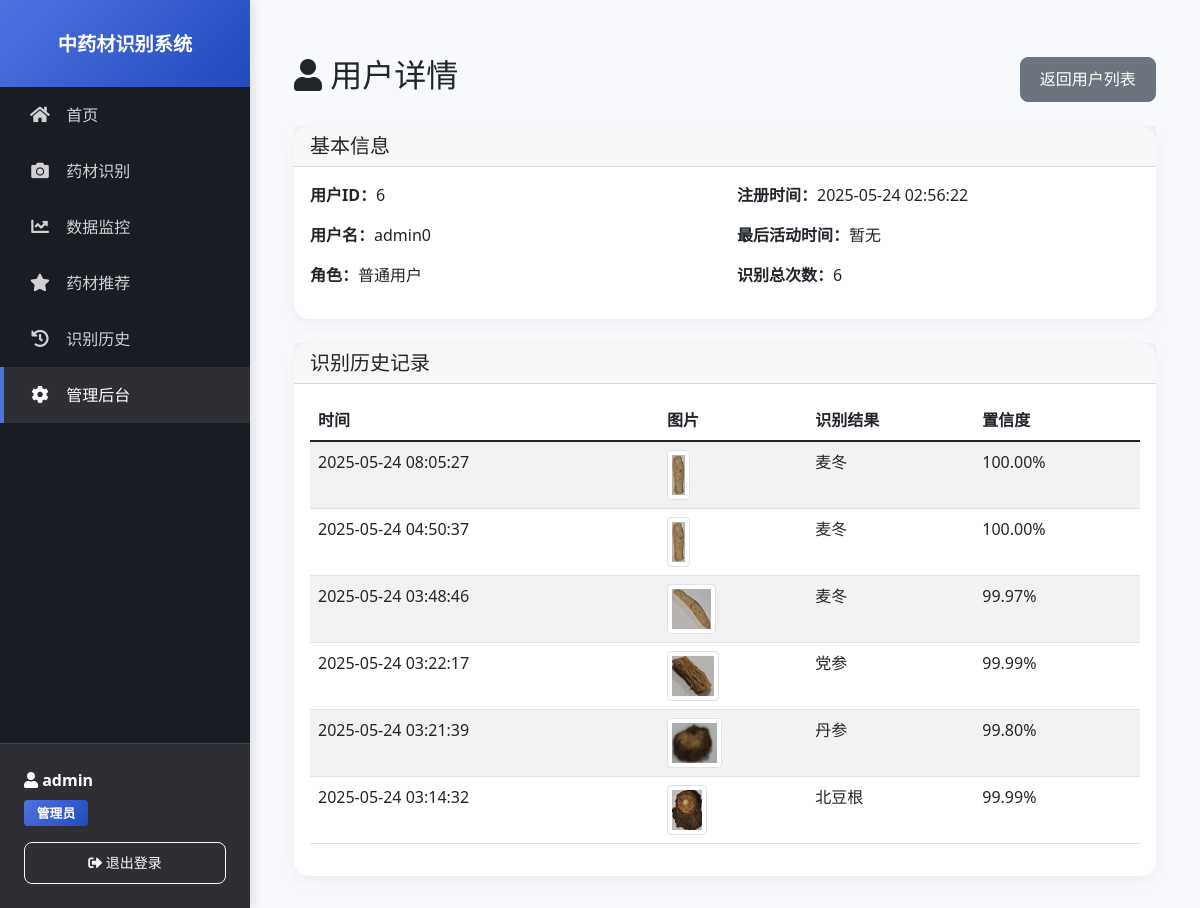
Page /admin/users/6/view (signed in) on the committed database.
### models.py (models this page shows)
class User(UserMixin, db.Model):
    id = db.Column(db.Integer, primary_key=True)
    username = db.Column(db.String(80), unique=True, nullable=False)
    password_hash = db.Column(db.String(128))
    is_admin = db.Column(db.Boolean, default=False)
    created_at = db.Column(db.DateTime, default=datetime.utcnow)
    detections = db.relationship('DetectionHistory', backref='user', lazy=True)

class DetectionHistory(db.Model):
    id = db.Column(db.Integer, primary_key=True)
    user_id = db.Column(db.Integer, db.ForeignKey('user.id'), nullable=False)
    herb_id = db.Column(db.Integer, db.ForeignKey('herb.id'), nullable=False)
    image_path = db.Column(db.String(200))
    confidence = db.Column(db.Float)
    detection_time = db.Column(db.DateTime, default=datetime.utcnow)
    is_correct = db.Column(db.Boolean, default=True)

class Herb(db.Model):
    id = db.Column(db.Integer, primary_key=True)
    name = db.Column(db.String(100), nullable=False)
    english_name = db.Column(db.String(100))
    photo_number = db.Column(db.Integer, default=0)
    page_number = db.Column(db.String(50))
    description = db.Column(db.Text)
    effects = db.Column(db.Text)
    properties = db.Column(db.Text)
    similar_herbs = db.Column(db.Text)
    usage_parts = db.Column(db.Text)
    image_path = db.Column(db.String(200))
    season = db.Column(db.String(20))  # 添加season字段
    created_at = db.Column(db.DateTime, default=datetime.utcnow)
    detections = db.relationship('DetectionHistory', backref='herb', lazy=True)

### routes/admin.py (the view)
@admin.route('/users/<int:user_id>/view')
@login_required
@admin_required
def view_user(user_id):
    user = User.query.get_or_404(user_id)
    history = DetectionHistory.query.filter_by(user_id=user_id).order_by(DetectionHistory.detection_time.desc()).all()
    return render_template('admin/user_detail.html', user=user, history=history)

### app.py (called while the page is built)
@login_manager.user_loader
def load_user(user_id):
    return User.query.get(int(user_id))

@app.before_request
def before_request():
    pass  # 现在可以为空，因为初始化已经在应用启动时完成

### routes/admin.py (called while the page is built)
def admin_required(f):
    @wraps(f)
    def decorated_function(*args, **kwargs):
        if not current_user.is_authenticated or not current_user.is_admin:
            flash('您没有权限访问此页面', 'danger')
            return redirect(url_for('main.index'))
        return f(*args, **kwargs)
    return decorated_function

### templates/admin/user_detail.html (shortened to what this page needs)
{% extends "base.html" %}
{% block content %}
<div class="container mt-4">
    <div class="d-flex justify-content-between align-items-center mb-4">
        <h2><i class="fas fa-user"></i> 用户详情</h2>
        <a href="{{ url_for('admin.users') }}" class="btn btn-secondary">返回用户列表</a>
    </div>
    <div class="card mb-4">
        <div class="card-header">
            <h5 class="card-title mb-0">基本信息</h5>
        </div>
        <div class="card-body">
            <div class="row">
                <div class="col-md-6">
                    <p><strong>用户ID：</strong>{{ user.id }}</p>
                    <p><strong>用户名：</strong>{{ user.username }}</p>
                    <p><strong>角色：</strong>{{ '管理员' if user.is_admin else '普通用户' }}</p>
                </div>
                <div class="col-md-6">
                    <p><strong>注册时间：</strong>{{ user.created_at.strftime('%Y-%m-%d %H:%M:%S') }}</p>
                    <p><strong>最后活动时间：</strong>{{ user.last_seen.strftime('%Y-%m-%d %H:%M:%S') if user.last_seen else '暂无' }}</p>
                    <p><strong>识别总次数：</strong>{{ history|length }}</p>
                </div>
            </div>
        </div>
    </div>
    <div class="card">
        <div class="card-header">
            <h5 class="card-title mb-0">识别历史记录</h5>
        </div>
        <div class="card-body">
            {% if history %}
            <div class="table-responsive">
                <table class="table table-striped">
                    <thead>
                        <tr>
                            <th>时间</th>
                            <th>图片</th>
                            <th>识别结果</th>
                            <th>置信度</th>
                        </tr>
                    </thead>
                    <tbody>
                        {% for record in history %}
                        <tr>
                            <td>{{ record.detection_time.strftime('%Y-%m-%d %H:%M:%S') }}</td>
                            <td>
                                {% if record.image_path %}
                                <img src="{{ url_for('static', filename=record.image_path) }}" alt="识别图片" class="img-thumbnail" style="max-height: 50px;">
                                {% else %}
                                无图片
                                {% endif %}
                            </td>
                            <td>{{ record.herb.name }}</td>
                            <td>{{ "%.2f%%"|format(record.confidence * 100) }}</td>
                        </tr>
                        {% endfor %}
                    </tbody>
                </table>
            </div>
            {% else %}
            <p class="text-center text-muted">暂无识别记录</p>
            {% endif %}
        </div>
    </div>
</div>
{% endblock %}

### templates/base.html (shortened to what this page needs)
<!DOCTYPE html>
<html lang="zh">
<head>
    <link href="https://cdn.bootcdn.net/ajax/libs/twitter-bootstrap/5.1.3/css/bootstrap.min.css" rel="stylesheet">
    <link href="https://cdn.bootcdn.net/ajax/libs/font-awesome/5.15.4/css/all.min.css" rel="stylesheet">
</head>
<body>
    <nav class="sidebar">
        <div class="d-flex flex-column h-100">
            <div class="sidebar-header">
                <h4>中药材识别系统</h4>
            </div>
            <ul class="nav flex-column">
                <li class="nav-item">
                    <a class="nav-link {% if request.endpoint == 'index' %}active{% endif %}" href="{{ url_for('index') }}">
                        <i class="fas fa-home"></i> 首页
                    </a>
                </li>
                {% if current_user.is_authenticated %}
                <li class="nav-item">
                    <a class="nav-link {% if request.endpoint == 'detect' %}active{% endif %}" href="{{ url_for('detect') }}">
                        <i class="fas fa-camera"></i> 药材识别
                    </a>
                </li>
                <li class="nav-item">
                    <a class="nav-link {% if request.endpoint == 'sensor_dashboard' %}active{% endif %}" href="{{ url_for('sensor_dashboard') }}">
                        <i class="fas fa-chart-line"></i> 数据监控
                    </a>
                </li>
                <li class="nav-item">
                    <a class="nav-link {% if request.endpoint == 'herb_recommend' %}active{% endif %}" href="{{ url_for('herb_recommend') }}">
                        <i class="fas fa-star"></i> 药材推荐
                    </a>
                </li>
                <li class="nav-item">
                    <a class="nav-link {% if request.endpoint == 'user_history' %}active{% endif %}" href="{{ url_for('user_history') }}">
                        <i class="fas fa-history"></i> 识别历史
                    </a>
                </li>
                {% if current_user.is_admin %}
                <li class="nav-item">
                    <a class="nav-link {% if request.endpoint.startswith('admin.') %}active{% endif %}" href="{{ url_for('admin.dashboard') }}">
                        <i class="fas fa-cog"></i> 管理后台
                    </a>
                </li>
                {% endif %}
                {% endif %}
            </ul>
            {% if current_user.is_authenticated %}
            <div class="user-info mt-auto">
                <div class="user-name">
                    <i class="fas fa-user"></i> {{ current_user.username }}
                </div>
                <div class="user-role">
                    {% if current_user.is_admin %}
                    <span class="badge bg-primary">管理员</span>
                    {% else %}
                    <span class="badge bg-secondary">普通用户</span>
                    {% endif %}
                </div>
                <a href="{{ url_for('logout') }}" class="btn btn-outline-light btn-sm w-100">
                    <i class="fas fa-sign-out-alt"></i> 退出登录
                </a>
            </div>
            {% endif %}
        </div>
    </nav>
    <main class="main-content">
        {% block content %}{% endblock %}
    </main>
</body>
</html>

### templates/base.html (style rules this page uses)
:root { --primary-color: #4e73df; --primary-dark: #224abe; --secondary-color: #858796; --success-color: #1cc88a; --warning-color: #f6c23e; --sidebar-bg: #1a1c23; --sidebar-hover: #2d2f35; --content-bg: #f8f9fc; }
body { background-color: var(--content-bg); }
.sidebar { position: fixed; top: 0; bottom: 0; left: 0; z-index: 100; padding: 0; width: 250px; background: var(--sidebar-bg); box-shadow: 4px 0 10px rgba(0,0,0,0.1); }
.sidebar-header { padding: 2rem 1.5rem; background: linear-gradient(135deg, var(--primary-color) 0%, var(--primary-dark) 100%); color: white; text-align: center; }
.sidebar-header h4 { margin: 0; font-size: 1.2rem; font-weight: 600; }
.nav-link { color: rgba(255,255,255,0.8) !important; padding: 1rem 1.5rem; border-radius: 0; margin: 0; border-left: 4px solid transparent; transition: all 0.3s ease; }
.nav-link.active { color: white !important; background: var(--sidebar-hover); border-left-color: var(--primary-color); }
.nav-link i { width: 24px; text-align: center; margin-right: 10px; font-size: 1.1rem; }
.main-content { margin-left: 250px; padding: 2rem; min-height: 100vh; }
.user-info { padding: 1.5rem; border-top: 1px solid rgba(255,255,255,0.1); margin-top: auto; background: var(--sidebar-hover); }
.user-info .user-name { color: white; font-weight: 600; margin-bottom: 0.5rem; }
.user-info .user-role { margin-bottom: 1rem; }
.user-info .badge { font-size: 0.8rem; padding: 0.4rem 0.8rem; }
.card { border: none; border-radius: 15px; box-shadow: 0 5px 15px rgba(0,0,0,0.05); transition: all 0.3s ease; }
.btn { border-radius: 8px; font-weight: 500; padding: 0.6rem 1.2rem; transition: all 0.3s ease; }
.badge.bg-primary { background: linear-gradient(135deg, var(--primary-color) 0%, var(--primary-dark) 100%) !important; }

### rows in the picture
User: username "admin"
User: id "6", username "admin0", is_admin "普通用户", created_at "2025-05-24 02:56:22"
DetectionHistory: detection_time "2025-05-24 08:05:27", image_path (picture), herb.name "麦冬", record.confidence*100 "100.00%"
DetectionHistory: detection_time "2025-05-24 04:50:37", image_path (picture), herb.name "麦冬", record.confidence*100 "100.00%"
DetectionHistory: detection_time "2025-05-24 03:48:46", image_path (picture), herb.name "麦冬", record.confidence*100 "99.97%"
DetectionHistory: detection_time "2025-05-24 03:22:17", image_path (picture), herb.name "党参", record.confidence*100 "99.99%"
DetectionHistory: detection_time "2025-05-24 03:21:39", image_path (picture), herb.name "丹参", record.confidence*100 "99.80%"
DetectionHistory: detection_time "2025-05-24 03:14:32", image_path (picture), herb.name "北豆根", record.confidence*100 "99.99%"

### other values in the picture
{{ history|length }} "6"
